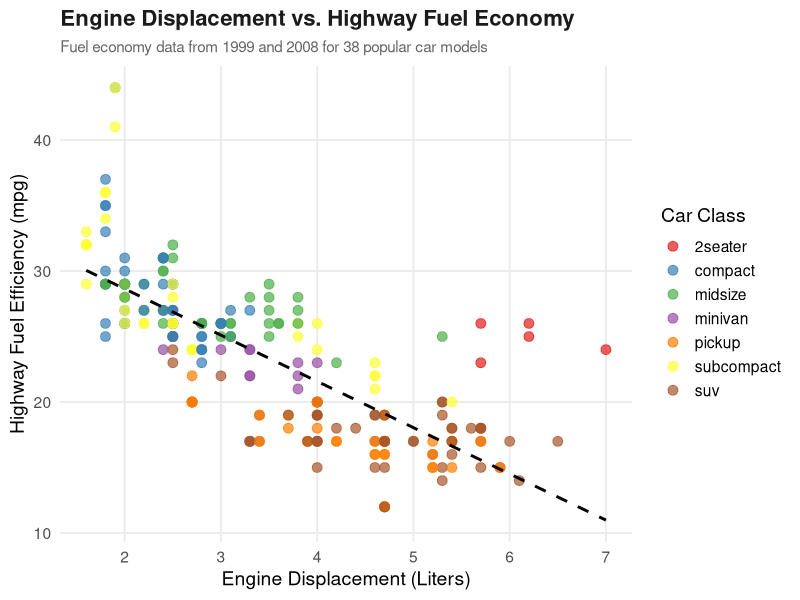

Reproduce this figure in R.
## ---- chunk 1
suppressPackageStartupMessages(library(tidyverse))
## ---- chunk 2
ggplot(data = mpg, mapping = aes(x = displ, y = hwy)) +
  # Add points, color-coded by class, with slight transparency to handle overlapping
  geom_point(aes(color = class), size = 3, alpha = 0.7) +
  # Add a smooth linear trend line to show the overall negative correlation
  geom_smooth(method = "lm", color = "black", linetype = "dashed", se = FALSE) +
  # Apply a vibrant, distinct color palette for the car classes
  scale_color_brewer(palette = "Set1") +
  # Customize the text and labels
  labs(
    title = "Engine Displacement vs. Highway Fuel Economy",
    subtitle = "Fuel economy data from 1999 and 2008 for 38 popular car models",
    x = "Engine Displacement (Liters)",
    y = "Highway Fuel Efficiency (mpg)",
    color = "Car Class"
  ) +
  # Use a clean, professional theme
  theme_minimal(base_size = 14) +
  # Fine-tune the title font and legend positioning
  theme(
    plot.title = element_text(face = "bold", size = 16, color = "grey10"),
    plot.subtitle = element_text(color = "grey40", size = 11),
    legend.position = "right",
    panel.grid.minor = element_blank() # Cleans up background grid
  )
